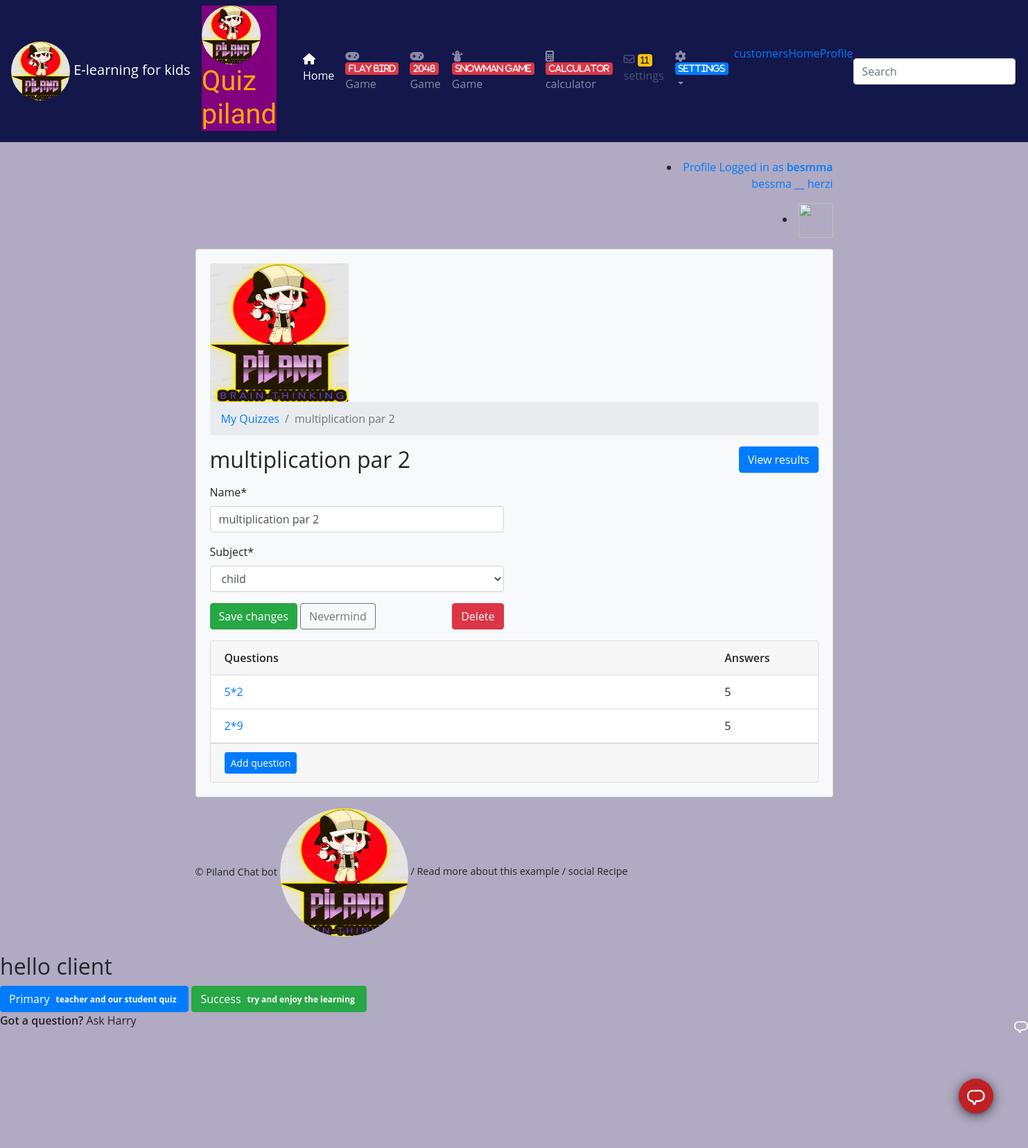
Screenshot of /teachers/quiz/7/ (signed in) with the database file from the repository.
### account/models.py (models this page shows, shortened)
class User(AbstractUser):
    is_student = models.BooleanField(default=False)
    is_teacher = models.BooleanField(default=False)

class Quiz(models.Model):
    owner = models.ForeignKey(User, on_delete=models.CASCADE, related_name='quizzes')
    name = models.CharField(max_length=255)
    subject = models.ForeignKey(Subject, on_delete=models.CASCADE, related_name='quizzes')

class Subject(models.Model):
    name = models.CharField(max_length=30)
    color = models.CharField(max_length=7, default='#007bff')
    def __str__(self):
        return self.name

class Question(models.Model):
    quiz = models.ForeignKey(Quiz, on_delete=models.CASCADE, related_name='questions')
    text = models.CharField('Question', max_length=255)

### account/views/teachers.py (the view, shortened to what this page needs)
# urls.py: path('quiz/<int:pk>/', teachers.QuizUpdateView.as_view(), name='quiz_change'),
@method_decorator([login_required, teacher_required], name='dispatch')
class QuizUpdateView(UpdateView):
    model = Quiz
    fields = ('name', 'subject', )
    context_object_name = 'quiz'
    template_name = 'classroom/teachers/quiz_change_form.html'
    def get_context_data(self, **kwargs):
        kwargs['questions'] = self.get_object().questions.annotate(answers_count=Count('answers'))
        return super().get_context_data(**kwargs)
    def get_queryset(self):
        return self.request.user.quizzes.all()

### templates/classroom/teachers/quiz_change_form.html (shortened to what this page needs)
{% extends 'base.html' %}
{% load crispy_forms_tags %}
{% block content %}
  <nav aria-label="breadcrumb">
    <ol class="breadcrumb">
      <li class="breadcrumb-item"><a href="{% url 'teachers:quiz_change_list' %}">My Quizzes</a></li>
      <li class="breadcrumb-item active" aria-current="page">{{ quiz.name }}</li>
    </ol>
  </nav>
  <h2 class="mb-3">
    {{ quiz.name }}
    <a href="{% url 'teachers:quiz_results' quiz.pk %}" class="btn btn-primary float-right">View results</a>
  </h2>
  <div class="row mb-3">
    <div class="col-md-6 col-sm-8 col-12">
      <form method="post" novalidate>
        {{ form|crispy }}
        <button type="submit" class="btn btn-success">Save changes</button>
        <a href="{% url 'teachers:quiz_change_list' %}" class="btn btn-outline-secondary" role="button">Nevermind</a>
        <a href="{% url 'teachers:quiz_delete' quiz.pk %}" class="btn btn-danger float-right">Delete</a>
      </form>
    </div>
  </div>
  <div class="card">
    <div class="card-header">
      <div class="row">
        <div class="col-10">
          <strong>Questions</strong>
        </div>
        <div class="col-2">
          <strong>Answers</strong>
        </div>
      </div>
    </div>
    <div class="list-group list-group-flush list-group-formset">
      {% for question in questions %}
        <div class="list-group-item">
          <div class="row">
            <div class="col-10">
              <a href="{% url 'teachers:question_change' quiz.pk question.pk %}">{{ question.text }}</a>
            </div>
            <div class="col-2">
              {{ question.answers_count }}
            </div>
          </div>
        </div>
      {% empty %}
        <div class="list-group-item text-center">
          <p class="text-muted font-italic mb-0">You haven't created any questions yet. Go ahead and <a href="{% url 'teachers:question_add' quiz.pk %}">add the first question</a>.</p>
        </div>
      {% endfor %}
    </div>
    <div class="card-footer">
      <a href="{% url 'teachers:question_add' quiz.pk %}" class="btn btn-primary btn-sm">Add question</a>
    </div>
  </div>
{% endblock %}

### templates/base.html (shortened to what this page needs)
{% load static %}<!doctype html>
<html lang="en">
  <head>
    <link rel="stylesheet" href="https://maxcdn.bootstrapcdn.com/bootstrap/4.0.0/css/bootstrap.min.css">
    <link rel="stylesheet" type="text/css" href="{% static 'vendor/fontello-2f186091/css/fontello.css' %}">
    <link rel="stylesheet" type="text/css" href="{% static 'css/app.css' %}">
     <link rel="stylesheet" type="text/css" href="{% static 'css/app.scss' %}">
  <link rel="stylesheet" href="https://cdnjs.cloudflare.com/ajax/libs/font-awesome/4.7.0/css/font-awesome.min.css">
    {% if user.is_authenticated and user.is_teacher %}
      <link rel="stylesheet" type="text/css" href="{% static 'css/teachers.css' %}">
    {% else %}
      <link rel="stylesheet" type="text/css" href="{% static 'css/students.css' %}">
    {% endif %}
  </head>
  <body class="is-preload">
<div id="wrapper">
   {% if user.is_authenticated %}
  <nav class="navbar navbar-icon-top navbar-expand-lg navbar-dark" style="background:#13174a">
  <a class="navbar-brand" href="{% url 'home' %}">
      <img src="{%  static 'logh.PNG' %}"class="rounded-circle"  height="85" width="85" alt=" Quiz piland" />
      E-learning for kids</a>
<h1 class="logo" style="background:purple">
                <a href="/" style="color:orange">
                  <img src="{%  static 'logh.PNG' %}"class="rounded-circle"  height="85" width="85" alt=" Quiz piland" />
                   Quiz piland
                </a>
              </h1>
  <div class="collapse navbar-collapse" id="navbarSupportedContent">
    <ul class="navbar-nav mr-auto">
      <li class="nav-item active">
        <a class="nav-link" href="{% url 'home' %}">
          <i class="fa fa-home " aria-hidden="true"></i>
          Home
          </a>
      </li>
       <li class="nav-item">
        <a class="nav-link" href="https://gameflappyball.netlify.app/" target="_blank">
          <i class="fa fa-gamepad" aria-hidden="true">
            <span class="badge badge-danger">flay bird</span>
          </i>
          Game
        </a>
      </li>
       <li class="nav-item">
        <a class="nav-link" href="https://unruffled-lovelace-1de416.netlify.app/" target="_blank">
          <i class="fa fa-gamepad" aria-hidden="true">
            <span class="badge badge-danger">2048</span>
          </i>
          Game
        </a>
      </li>
       <li class="nav-item">
        <a class="nav-link" href="https://sitesgeneral.netlify.app/game.html" target="_blank">
         <i class="fas fa-snowman">
            <span class="badge badge-danger">snowman game </span>
          </i>
          Game
        </a>
      </li>
       <li class="nav-item">
        <a class="nav-link" href="https://calculatorscientifique.netlify.app/" target="_blank">
          <i class="fa fa-calculator">
            <span class="badge badge-danger">calculator</span>
          </i>
          calculator
        </a>
      </li>
      <li class="nav-item">
        <a class="nav-link disabled" href="#">
          <i class="fa fa-envelope-o">
            <span class="badge badge-warning">11</span>
          </i>
              settings
        </a>
      </li>
      <li class="nav-item dropdown">
        <a class="nav-link dropdown-toggle" href="#" id="navbarDropdown" role="button" data-toggle="dropdown" aria-haspopup="true" aria-expanded="false">
          <i class="fa fa-cog">
            <span class="badge badge-primary">
                  settings
            </span>
          </i>
        </a>
      </li>
      <li>
               <a  href="/customers/profile/">
                       customers
              </a>
              </li>
        <li><a href="{% url 'home' %}">Home</a></li>
                <li><a href="{% url 'view_profile'%}">Profile</a></li>
    </ul>
    <form class="form-inline my-2 my-lg-0">
      <input class="form-control mr-sm-2" type="text" placeholder="Search" aria-label="Search">
    </form>
  </div>
</nav>
{% endif %}
    <div class="container my-4">
      <div class="row justify-content-center">
        <div class="col-md-10 col-sm-12">
          <div class="row">
            <div class="col-6">
            </div>
            <div class="col-6 text-right">
              {% if user.is_authenticated %}
                 <li><a href="{% url 'view_profile'%}">Profile
                 Logged in as <strong>{{ user.username }}</strong>
                   <p>
                {{user.first_name}}  __  {{user.last_name}}
                   </p>
              {%if user.userprofile.image  %}
                    <li><img src="{{ user.userprofile.image.url}}" width="50" height="50"></li>
              {% else %}
              <li><img src="https://upload.wikimedia.org/wikipedia/commons/thumb/5/59/User-avatar.svg/1024px-User-avatar.svg.png" width="50" height="50"></li>
              {% endif %}
                 </a>
              </li>
              {% else %}
                <a href="{% url 'login' %}" class="btn btn-light" role="button">Log in</a>
                <a href="{% url 'signup' %}" class="btn btn-primary" role="button">Sign up</a>
              {% endif %}
            </div>
          </div>
          <div class="card mb-3 bg-light">
            <div class="card-body">
                  <img src="{%  static 'logh.PNG' %}"class="rounded responsive"  height="200px" width="200px" alt=" Quiz piland" />
              {% block content %}
              {% endblock %}
            </div>
          </div>
          <footer>
            <a href="https://calm-wave-93292.herokuapp.com/">© Piland Chat bot
            <img src="{%  static 'logh.PNG' %}"class="rounded-circle"  height="185px" width="185px" alt=" Quiz piland" />
            </a>
            /
            <a href="https://unruffled-lovelace-1de416.netlify.app/">Read more about this example</a>
            /
            <a href="https://calm-wave-93292.herokuapp.com/">social Recipe</a>
          </footer>
        </div>
      </div>
    </div>
    </div>
    <div id="chat-circle" class=" btn-raised">
<svg class="icon-speech" viewBox="0 0 48 48">
      <use xlink:href="#icon-speech" />
    </svg>	</div>
<div class="chatbot chatbot--closed ">
    <h2>hello client </h2>
  <button type="button" class="btn btn-primary">Primary <span class="badge">
      teacher and our student quiz
  </span></button>
  <button type="button" class="btn btn-success">Success <span class="badge">
      try and enjoy  the learning
  </span></button>
  <div class="chatbot__header">
    <p><strong>Got a question?</strong> <span class="u-text-highlight">Ask Harry</span></p>
    <svg class="chatbot__close-button icon-speech" viewBox="0 0 32 32">
      <use xlink:href="#icon-speech" />
    </svg>
  </div>
</div>
  </body>
</html>

### static/css/app.css (style rules this page uses)
.logo { font-family: 'Clicker Script', cursive; }
.logo a { color: #212529; text-decoration: none; }
footer { font-size: .9rem; }
footer a { color: #212529; }

### static/css/teachers.css (style rules this page uses)
body { background-color: #b0aac2; }

### templates/base.html (style rules this page uses)
.u-text-highlight { color: $riptide; }
* { box-sizing: border-box; }
body { background: url("https://images.unsplash.com/photo-1464823063530-08f10ed1a2dd?dpr=1&auto=compress,format&fit=crop&w=1199&h=799&q=80&cs=tinysrgb&crop=&bg=") no-repeat center center; background-size: cover; height: 1000px; font-family: "Open Sans", sans-serif; font-size: 16px; }
input { font-family: "Open Sans", sans-serif; }
strong { font-weight: 600; }
body { background: url("https://images.unsplash.com/photo-1464823063530-08f10ed1a2dd?dpr=1&auto=compress,format&fit=crop&w=1199&h=799&q=80&cs=tinysrgb&crop=&bg=") no-repeat center center; background-size: cover; height: 1000px; font-family: 'Open Sans', sans-serif; font-size: 16px; }
input { font-family: 'Open Sans', sans-serif; }
#chat-circle { position: fixed; bottom: 50px; right: 50px; background: #BF2024; width: 50px; height: 50px; border-radius: 50%; color: white; padding: 12px; cursor: pointer; box-shadow: 0px 3px 16px 0px rgba(0, 0, 0, 0.6), 0 3px 1px -2px rgba(0, 0, 0, 0.2), 0 1px 5px 0 rgba(0, 0, 0, 0.12); }
body { background-color: #e1e2e3; }

### rows the page displays
User: username "besmma", first_name "bessma", last_name "herzi"
Quiz: name "multiplication par 2", subject "child"
Question: text "5*2", answers_count "5"
Question: text "2*9", answers_count "5"
